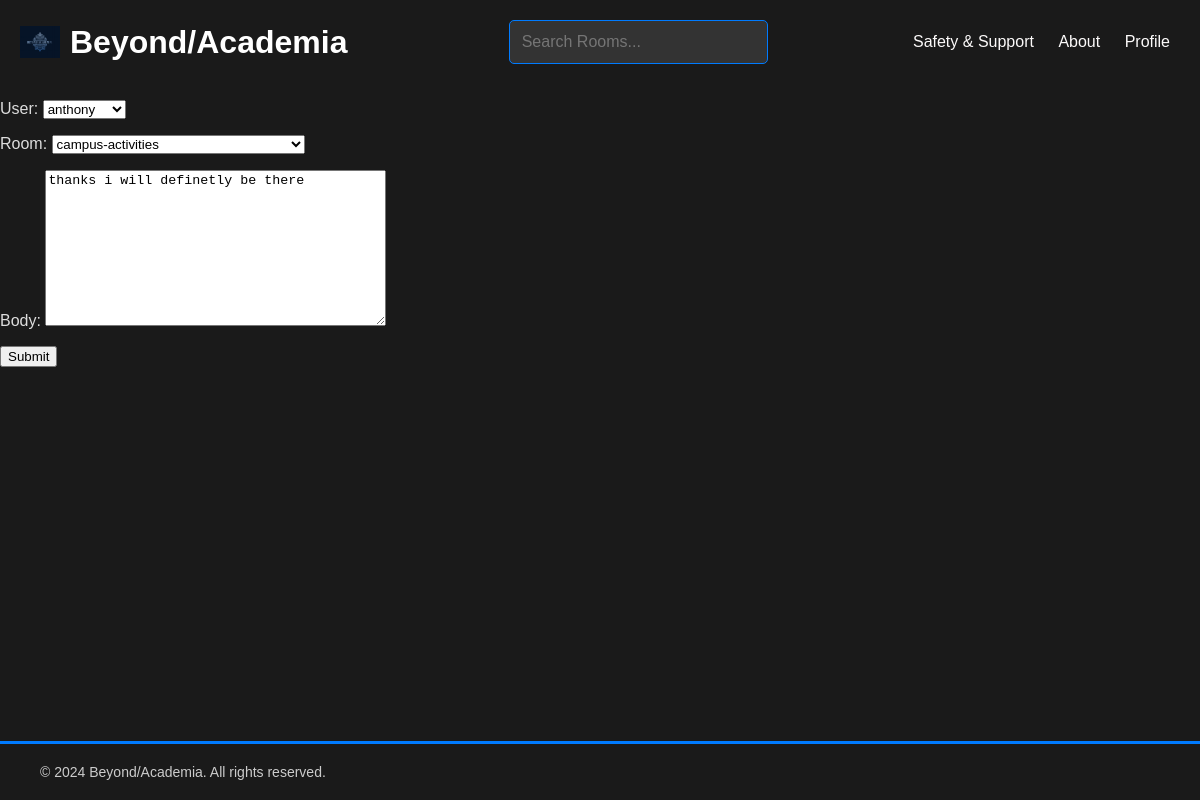
/update-message/19/ (signed in), run on the app's committed database.
### base/models.py (models this page shows, shortened)
class Message(models.Model):
    user = models.ForeignKey(User, on_delete=models.CASCADE)
    room = models.ForeignKey(Room, on_delete=models.CASCADE)
    body = models.TextField()
    updated = models.DateTimeField(auto_now=True)
    created = models.DateTimeField(auto_now_add=True)
    class Meta:
        ordering = ['-updated','created']

### base/views.py (the view)
# urls.py: path('update-message/<str:pk>/', views.updateMessage, name="update-message"),
@login_required(login_url='login')
def updateMessage(request,pk):
    message = Message.objects.get(id=pk)
    form = MessageForm(instance=message)
    if request.user != message.user:
        return HttpResponse('Must have created the post to edit ')
    if request.method == 'POST':
        form = MessageForm(request.POST,instance=message)
        if form.is_valid():
            form.save()
            return redirect('room', pk=message.room.id)
    context = {'form': form}
    return render(request,'base/message_form.html',context)

### base/forms.py
class MessageForm(ModelForm):
    class Meta:
        model = Message
        fields = '__all__'

### base/models.py (called while the page is built)
    def __str__(self):
        return self.name

### base/templates/base/message_form.html (shortened to what this page needs)
{% extends 'main.html' %}
{% block content %}
<div>
    <form method="POST" action="">
        {{ form.as_p }}
        <input type="submit" value="Submit" />
    </form>
</div>
{% endblock content %}

### static/css/main.css (style rules this page uses)
body { background-color:#1a1a1a; font-family: Arial, sans-serif; margin: 0; padding: 0; color: #007BFF; align-items: center; }
label { font-size: 1rem; color: #ddd; margin-bottom: 5px; text-align: left; }

### data on the page
Message: user "anthony", room "campus-activities", body "thanks i will definetly be there"
